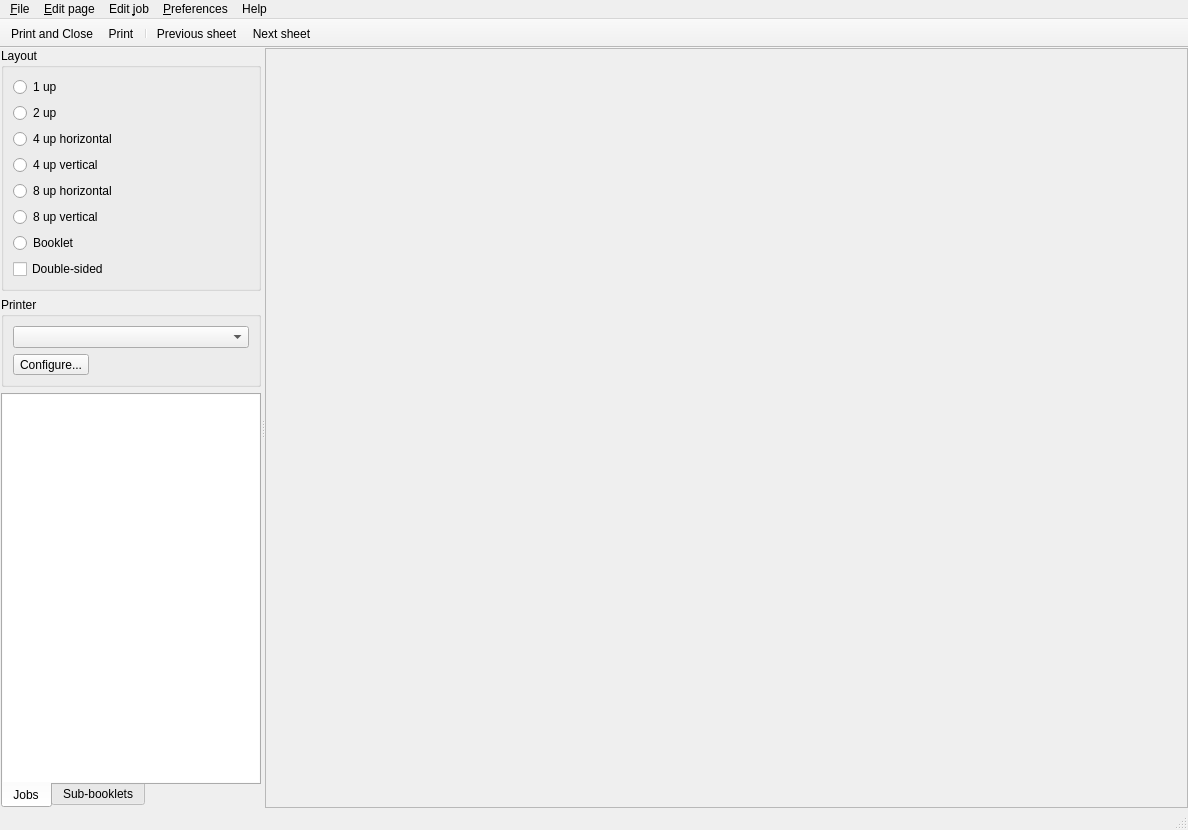
<?xml version="1.0" encoding="UTF-8"?>
<ui version="4.0">
 <class>MainWindow</class>
 <widget class="QMainWindow" name="MainWindow">
  <property name="geometry">
   <rect>
    <x>0</x>
    <y>0</y>
    <width>1188</width>
    <height>830</height>
   </rect>
  </property>
  <property name="windowTitle">
   <string notr="true">MainWindow</string>
  </property>
  <property name="dockOptions">
   <set>QMainWindow::AnimatedDocks</set>
  </property>
  <widget class="QWidget" name="centralwidget">
   <layout class="QVBoxLayout" name="verticalLayout_6">
    <property name="spacing">
     <number>0</number>
    </property>
    <property name="leftMargin">
     <number>1</number>
    </property>
    <property name="topMargin">
     <number>0</number>
    </property>
    <property name="rightMargin">
     <number>0</number>
    </property>
    <property name="bottomMargin">
     <number>0</number>
    </property>
    <item>
     <widget class="QSplitter" name="splitter">
      <property name="orientation">
       <enum>Qt::Horizontal</enum>
      </property>
      <property name="childrenCollapsible">
       <bool>false</bool>
      </property>
      <widget class="QWidget" name="optionsPanel" native="true">
       <property name="maximumSize">
        <size>
         <width>700</width>
         <height>16777215</height>
        </size>
       </property>
       <layout class="QVBoxLayout" name="verticalLayout_3">
        <item>
         <widget class="QGroupBox" name="layoutBox">
          <property name="title">
           <string>Layout</string>
          </property>
          <layout class="QVBoxLayout" name="verticalLayout_2">
           <item>
            <widget class="LayoutRadioButton" name="layout1UpBtn">
             <property name="text">
              <string>1 up</string>
             </property>
            </widget>
           </item>
           <item>
            <widget class="LayoutRadioButton" name="layout2UpBtn">
             <property name="text">
              <string>2 up</string>
             </property>
            </widget>
           </item>
           <item>
            <widget class="LayoutRadioButton" name="layout4UpHorizBtn">
             <property name="text">
              <string>4 up horizontal</string>
             </property>
            </widget>
           </item>
           <item>
            <widget class="LayoutRadioButton" name="layout4UpVertBtn">
             <property name="text">
              <string>4 up vertical</string>
             </property>
            </widget>
           </item>
           <item>
            <widget class="LayoutRadioButton" name="layout8UpHorizBtn">
             <property name="text">
              <string>8 up horizontal</string>
             </property>
            </widget>
           </item>
           <item>
            <widget class="LayoutRadioButton" name="layout8UpVertBtn">
             <property name="text">
              <string>8 up vertical</string>
             </property>
            </widget>
           </item>
           <item>
            <widget class="LayoutRadioButton" name="layoutBookletBtn">
             <property name="text">
              <string>Booklet</string>
             </property>
            </widget>
           </item>
           <item>
            <widget class="QCheckBox" name="doubleSidedCbx">
             <property name="toolTip">
              <string comment="MainForm::Double-sided checkbox tooltip">Print on both sides of a sheet.</string>
             </property>
             <property name="text">
              <string comment="MainForm::Double-sided checkbox">Double-sided</string>
             </property>
            </widget>
           </item>
          </layout>
         </widget>
        </item>
        <item>
         <widget class="QGroupBox" name="printerBox">
          <property name="title">
           <string>Printer</string>
          </property>
          <layout class="QVBoxLayout" name="verticalLayout_4">
           <item>
            <widget class="PrintersComboBox" name="printersCombo"/>
           </item>
           <item>
            <widget class="QToolButton" name="printerConfigBtn">
             <property name="enabled">
              <bool>true</bool>
             </property>
             <property name="text">
              <string>Configure...</string>
             </property>
            </widget>
           </item>
          </layout>
         </widget>
        </item>
        <item>
         <widget class="QTabWidget" name="pagesViewTab">
          <property name="tabPosition">
           <enum>QTabWidget::South</enum>
          </property>
          <property name="currentIndex">
           <number>0</number>
          </property>
          <property name="documentMode">
           <bool>false</bool>
          </property>
          <widget class="QWidget" name="jobs">
           <attribute name="title">
            <string>Jobs</string>
           </attribute>
           <layout class="QVBoxLayout" name="verticalLayout">
            <property name="spacing">
             <number>0</number>
            </property>
            <property name="leftMargin">
             <number>0</number>
            </property>
            <property name="topMargin">
             <number>0</number>
            </property>
            <property name="rightMargin">
             <number>0</number>
            </property>
            <property name="bottomMargin">
             <number>0</number>
            </property>
            <item>
             <widget class="JobListView" name="jobsView">
              <property name="sizePolicy">
               <sizepolicy hsizetype="Expanding" vsizetype="MinimumExpanding">
                <horstretch>0</horstretch>
                <verstretch>0</verstretch>
               </sizepolicy>
              </property>
              <property name="acceptDrops">
               <bool>true</bool>
              </property>
              <property name="frameShape">
               <enum>QFrame::NoFrame</enum>
              </property>
              <property name="dragEnabled">
               <bool>true</bool>
              </property>
              <property name="dragDropMode">
               <enum>QAbstractItemView::InternalMove</enum>
              </property>
              <property name="defaultDropAction">
               <enum>Qt::MoveAction</enum>
              </property>
              <property name="alternatingRowColors">
               <bool>true</bool>
              </property>
             </widget>
            </item>
           </layout>
          </widget>
          <widget class="QWidget" name="subbooklets">
           <attribute name="title">
            <string>Sub-booklets</string>
           </attribute>
           <layout class="QVBoxLayout" name="verticalLayout_5">
            <property name="spacing">
             <number>0</number>
            </property>
            <property name="leftMargin">
             <number>0</number>
            </property>
            <property name="topMargin">
             <number>0</number>
            </property>
            <property name="rightMargin">
             <number>0</number>
            </property>
            <property name="bottomMargin">
             <number>0</number>
            </property>
            <item>
             <widget class="SubBookletView" name="subBookletView">
              <property name="sizePolicy">
               <sizepolicy hsizetype="Expanding" vsizetype="MinimumExpanding">
                <horstretch>0</horstretch>
                <verstretch>0</verstretch>
               </sizepolicy>
              </property>
              <property name="acceptDrops">
               <bool>true</bool>
              </property>
              <property name="frameShape">
               <enum>QFrame::NoFrame</enum>
              </property>
              <property name="dragEnabled">
               <bool>true</bool>
              </property>
              <property name="dragDropMode">
               <enum>QAbstractItemView::InternalMove</enum>
              </property>
              <property name="defaultDropAction">
               <enum>Qt::MoveAction</enum>
              </property>
              <property name="alternatingRowColors">
               <bool>true</bool>
              </property>
             </widget>
            </item>
           </layout>
          </widget>
         </widget>
        </item>
       </layout>
      </widget>
      <widget class="PreviewWidget" name="preview">
       <property name="sizePolicy">
        <sizepolicy hsizetype="Preferred" vsizetype="Preferred">
         <horstretch>2</horstretch>
         <verstretch>0</verstretch>
        </sizepolicy>
       </property>
       <property name="frameShape">
        <enum>QFrame::StyledPanel</enum>
       </property>
       <property name="frameShadow">
        <enum>QFrame::Raised</enum>
       </property>
      </widget>
     </widget>
    </item>
   </layout>
  </widget>
  <widget class="QMenuBar" name="menubar">
   <property name="geometry">
    <rect>
     <x>0</x>
     <y>0</y>
     <width>1188</width>
     <height>23</height>
    </rect>
   </property>
   <widget class="QMenu" name="menuFile">
    <property name="title">
     <string>&amp;File</string>
    </property>
    <widget class="QMenu" name="menuRecentFiles">
     <property name="title">
      <string>Recent files</string>
     </property>
    </widget>
    <addaction name="actionPrintAndClose"/>
    <addaction name="actionPrint"/>
    <addaction name="actionPrintWithOptions"/>
    <addaction name="separator"/>
    <addaction name="actionOpen"/>
    <addaction name="menuRecentFiles"/>
    <addaction name="separator"/>
    <addaction name="actionSave"/>
    <addaction name="actionSaveAs"/>
    <addaction name="actionExport"/>
    <addaction name="separator"/>
    <addaction name="actionExit"/>
   </widget>
   <widget class="QMenu" name="menuPreferences">
    <property name="title">
     <string>&amp;Preferences</string>
    </property>
    <addaction name="actionPreferences"/>
   </widget>
   <widget class="QMenu" name="menuHelp">
    <property name="title">
     <string>Help</string>
    </property>
    <addaction name="actionAbout"/>
   </widget>
   <widget class="QMenu" name="menuEditPage">
    <property name="title">
     <string>&amp;Edit page</string>
    </property>
    <addaction name="actionfake"/>
   </widget>
   <widget class="QMenu" name="menuEditJob">
    <property name="title">
     <string>Edit &amp;job</string>
    </property>
    <addaction name="actionfake"/>
   </widget>
   <addaction name="menuFile"/>
   <addaction name="menuEditPage"/>
   <addaction name="menuEditJob"/>
   <addaction name="menuPreferences"/>
   <addaction name="menuHelp"/>
  </widget>
  <widget class="QStatusBar" name="statusbar"/>
  <widget class="QToolBar" name="toolBar">
   <property name="windowTitle">
    <string>Toolbar</string>
   </property>
   <property name="movable">
    <bool>false</bool>
   </property>
   <property name="toolButtonStyle">
    <enum>Qt::ToolButtonTextUnderIcon</enum>
   </property>
   <attribute name="toolBarArea">
    <enum>TopToolBarArea</enum>
   </attribute>
   <attribute name="toolBarBreak">
    <bool>false</bool>
   </attribute>
   <addaction name="actionPrintAndClose"/>
   <addaction name="actionPrint"/>
   <addaction name="separator"/>
   <addaction name="actionPreviousSheet"/>
   <addaction name="actionNextSheet"/>
  </widget>
  <action name="actionPrint">
   <property name="text">
    <string>&amp;Print</string>
   </property>
  </action>
  <action name="actionExit">
   <property name="text">
    <string>E&amp;xit</string>
   </property>
  </action>
  <action name="actionPrintAndClose">
   <property name="text">
    <string>Print and Close</string>
   </property>
   <property name="shortcut">
    <string>Ctrl+P</string>
   </property>
  </action>
  <action name="actionNextSheet">
   <property name="text">
    <string>Next sheet</string>
   </property>
  </action>
  <action name="actionPreviousSheet">
   <property name="text">
    <string>Previous sheet</string>
   </property>
  </action>
  <action name="actionAbout">
   <property name="text">
    <string>About Boomaga</string>
   </property>
  </action>
  <action name="actionSave">
   <property name="text">
    <string>Save</string>
   </property>
   <property name="toolTip">
    <string>Save project</string>
   </property>
   <property name="shortcut">
    <string>Ctrl+S</string>
   </property>
  </action>
  <action name="actionSaveAs">
   <property name="text">
    <string>Save as...</string>
   </property>
   <property name="toolTip">
    <string>Save project under a new name</string>
   </property>
   <property name="shortcut">
    <string>Ctrl+Shift+S</string>
   </property>
  </action>
  <action name="actionOpen">
   <property name="text">
    <string>Open...</string>
   </property>
   <property name="toolTip">
    <string>Open an existing project</string>
   </property>
   <property name="shortcut">
    <string>Ctrl+O</string>
   </property>
  </action>
  <action name="actionPreferences">
   <property name="text">
    <string>&amp;Preferences</string>
   </property>
   <property name="menuRole">
    <enum>QAction::PreferencesRole</enum>
   </property>
  </action>
  <action name="actionExport">
   <property name="text">
    <string>&amp;Export to PDF...</string>
   </property>
   <property name="toolTip">
    <string>Export the project to PDF</string>
   </property>
   <property name="shortcut">
    <string>Ctrl+E</string>
   </property>
  </action>
  <action name="actionPrintWithOptions">
   <property name="text">
    <string>Print with options...</string>
   </property>
   <property name="toolTip">
    <string>Select number of copies before printing.</string>
   </property>
   <property name="shortcut">
    <string>Ctrl+Shift+P</string>
   </property>
  </action>
  <action name="actionfake">
   <property name="text">
    <string notr="true">fake</string>
   </property>
  </action>
 </widget>
 <customwidgets>
  <customwidget>
   <class>LayoutRadioButton</class>
   <extends>QRadioButton</extends>
   <header>gui/widgets/layoutradiobutton.h</header>
  </customwidget>
  <customwidget>
   <class>PrintersComboBox</class>
   <extends>QComboBox</extends>
   <header>gui/widgets/printerscombobox.h</header>
  </customwidget>
  <customwidget>
   <class>PreviewWidget</class>
   <extends>QFrame</extends>
   <header>gui/widgets/previewwidget.h</header>
   <container>1</container>
  </customwidget>
  <customwidget>
   <class>JobListView</class>
   <extends>QListWidget</extends>
   <header>gui/widgets/joblistview.h</header>
  </customwidget>
  <customwidget>
   <class>SubBookletView</class>
   <extends>QListWidget</extends>
   <header>gui/widgets/subbookletview.h</header>
  </customwidget>
 </customwidgets>
 <resources/>
 <connections/>
</ui>
